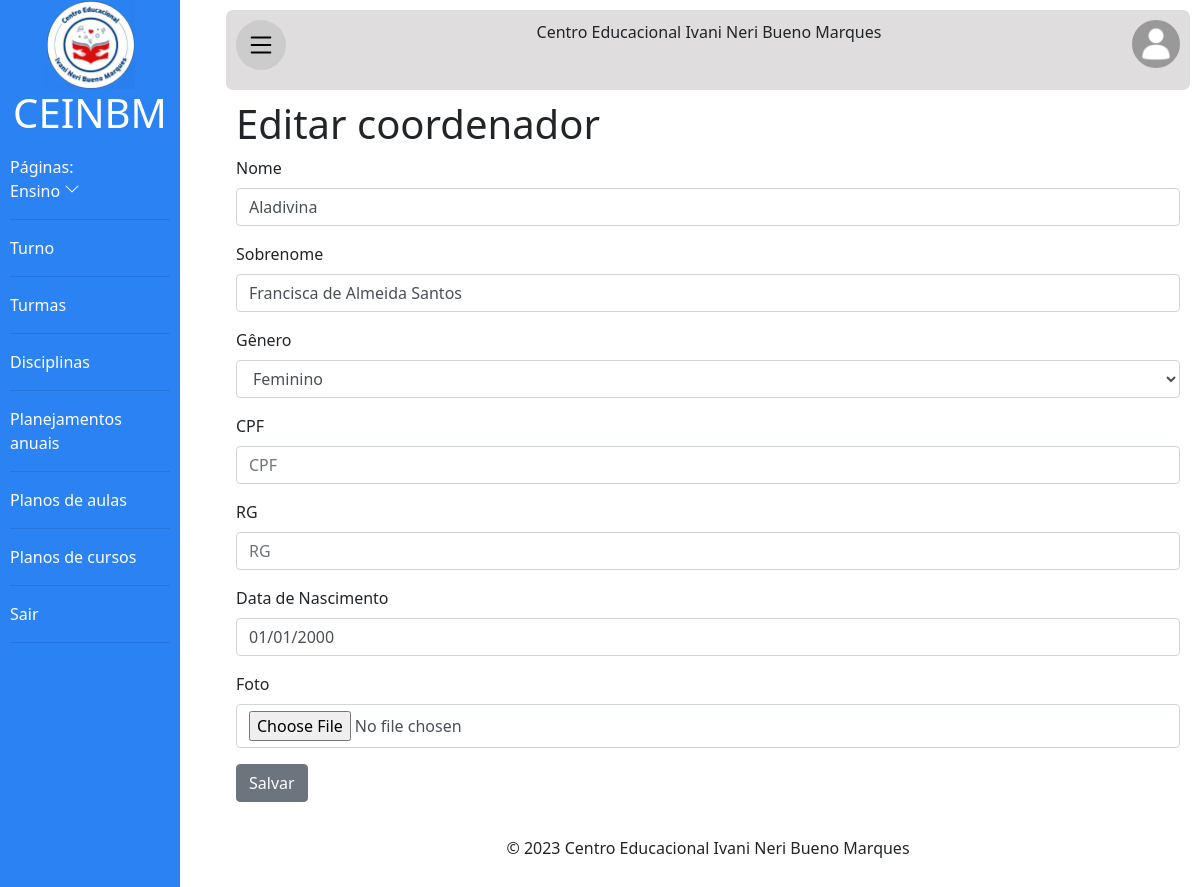
/ceinbm/editar/Coordenador/1 (signed in), run on the app's committed database.
### principal/models.py (models this page shows, shortened)
class Usuario(models.Model):
    texto_ajuda_senha = 'A senha deverá ter no mínimo 8 caracteres. Deverá ter números e letras.'
    generos = [
        ('Masculino', 'Masculino'),
        ('Feminino', 'Feminino'),
        ('Outro', 'Outro')
    ]
    user = models.OneToOneField(
        User, on_delete=models.CASCADE, blank=True, null=True)
    nome = models.CharField(max_length=50)
    sobrenome = models.CharField(max_length=100)
    genero = models.CharField(
        max_length=30, choices=generos, verbose_name='Gênero', default='Outro')
    email = models.EmailField()
    senha = models.CharField(max_length=128, help_text=texto_ajuda_senha)
    cpf = models.CharField(max_length=14, blank=True, verbose_name='CPF')
    rg = models.CharField(max_length=13, blank=True, verbose_name='RG')
    data_de_nascimento = models.DateField(
        blank=True, null=True, default='01/01/2000', verbose_name='Data de Nascimento')
    class Meta:
        abstract = True

class Coordenador(Usuario):
    cargo = models.CharField(
        max_length=100, default='Coordenador', verbose_name='Cargo')
    foto = models.ImageField(
        upload_to='fotos_coordenadores/', blank=True, null=True, verbose_name='Foto')

### editar/views.py (the view, shortened to what this page needs)
# urls.py: path('Coordenador/<int:id>',views.edt_coordenador,name='edt_coordenador'),
@login_required(login_url='login')
@has_permission_decorator(permission_name='modificar_coordenador')
def edt_coordenador(request, id):
    coordenador = get_object_or_404(Coordenador, pk=id)
    form = CoordenadorEditarModelForm(
        request.POST or None, request.FILES or None, instance=coordenador)
    return render(request, 'editar_coordenador.html', {'form': form, 'id': id})

### editar/formsEditar.py
class CoordenadorEditarModelForm(forms.ModelForm):
    class Meta:
        model=Coordenador
        fields='__all__'
        exclude=[
            'user',
            'cargo',
            'email',
            'senha'
        ]

### editar/templates/editar_coordenador.html (shortened to what this page needs)
{% extends 'baseoficial.html' %}
{% load static %}
{% load bootstrap4 %}
{% block section %}
<form action="{% url 'edt_coordenador' id %}" method="post" enctype="multipart/form-data">{% csrf_token %}
    <h1>Editar coordenador</h1>
    {% bootstrap_form form %}
    <button class="btn btn-secondary" type="submit">Salvar</button>
</form>
<br>
{% endblock %}

### templates/static/css/principal.css (style rules this page uses)
* { margin: 0; padding: 0; font-family: 'Segoe UI', Tahoma, Geneva, Verdana, sans-serif; }
body { background-color: rgb(240, 240, 240); min-width: 300px; }

### data on the page
Coordenador: nome "Aladivina", sobrenome "Francisca de Almeida Santos", genero "Feminino", data_de_nascimento "01/01/2000"
